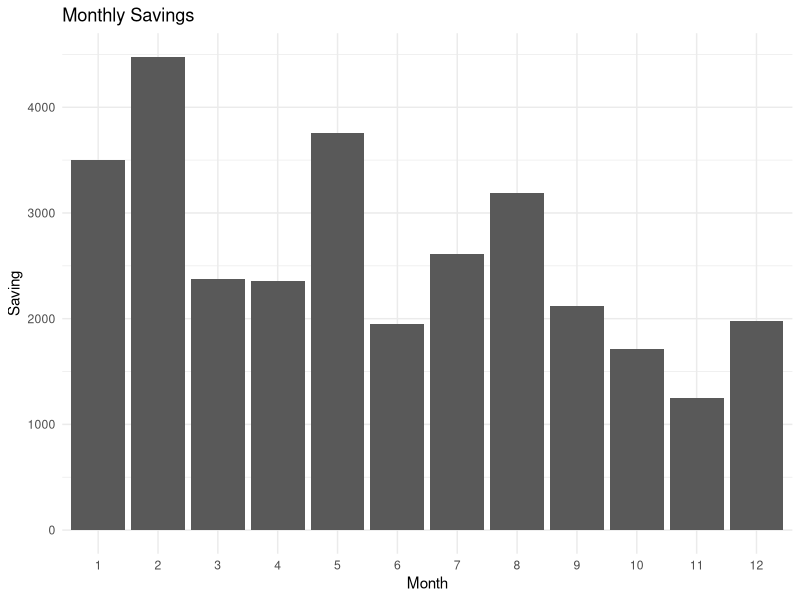
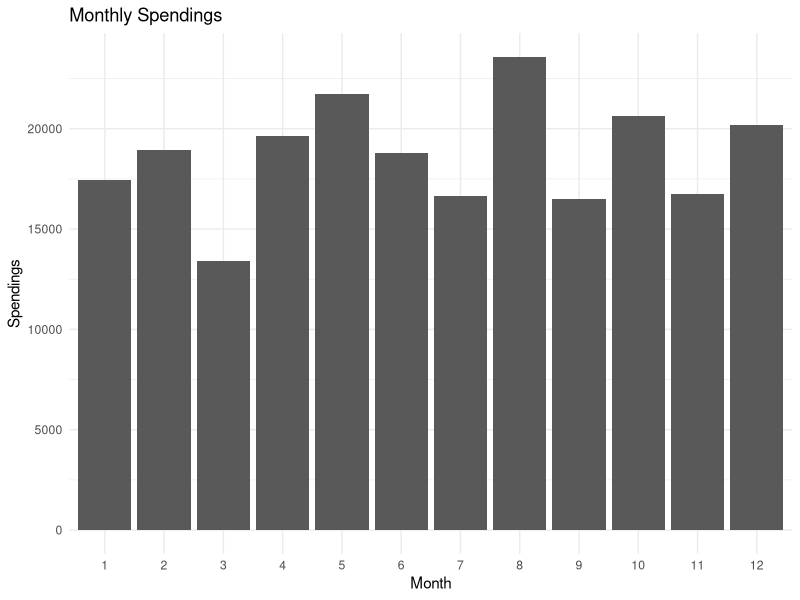
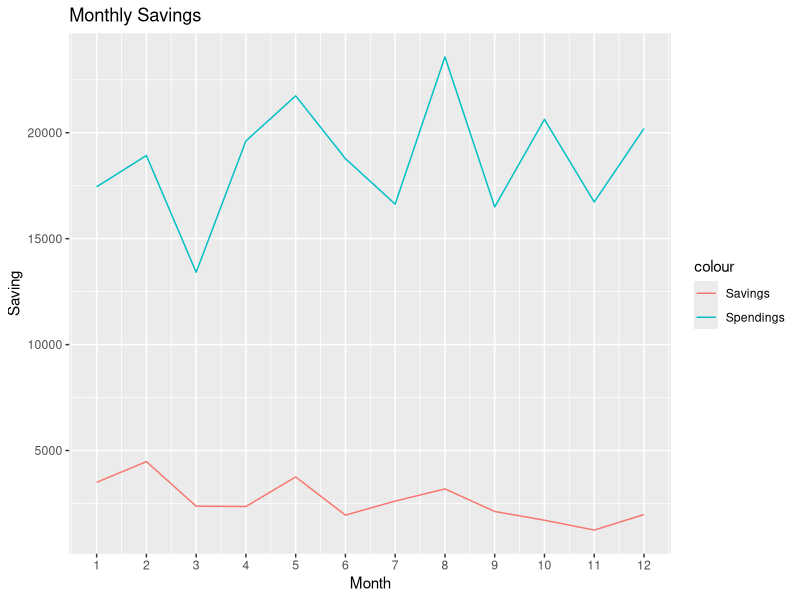

Write the R code that produced these figures, in order.
# importing libraries with tidyverse including ggplot2, dplyr, tidyr, readr, purrr, tibble, stringr, and forcats
library(tidyverse)
library(skimr)

# importing personal finance file
df <- read.csv("./Personal_Finance_Dataset.csv")

# Getting the overview of the dataset
skim(df)
glimpse(df)

# Extracting month and year from the date for grouping
df <- df %>%
  mutate(Month = month(Date))

# Calculating monthly income and keeping all months
df <- df %>%
  group_by(Month) %>%
  mutate(Monthly_income = sum(Amount))

df <- df %>% 
  mutate(Total_income = sum(df$Amount))
# Reviewing spending by category
df %>% 
  group_by(Category) %>% 
  summarise(spendings = sum(Amount))

# Calculating the saving per month
monthly_savings <- df %>%
  group_by(Month) %>% 
  filter(Category == "Savings") %>% 
  summarise(Monthly_savings = sum(Amount))

df <- df %>% 
  left_join(monthly_savings)

total_savings <- df %>% 
  filter(Category == "Savings") %>% 
  summarise(total_savings = sum(Amount))

monthly_spending <- df %>% 
  group_by(Month) %>% 
  summarise(Monthly_spending = mean(Monthly_income) - mean(Monthly_savings))

df <- df %>% 
  left_join(monthly_spending)

ggplot(monthly_savings, aes(x = as.factor(Month), y = Monthly_savings)) +
  geom_bar(stat = "identity") +
  theme_minimal() +
  labs(title = "Monthly Savings", x = "Month", y = "Saving")

ggplot(monthly_spending, aes(x = as.factor(Month), y = Monthly_spending)) +
  geom_bar(stat = "identity") +
  theme_minimal() +
  labs(title = "Monthly Spendings", x = "Month", y = "Spendings")

ggplot(df) +
  geom_line(aes(x = Month, y = Monthly_savings, color = "Savings")) +
  geom_line(aes(x = Month, y = Monthly_spending, color= "Spendings")) +
  labs(title = "Monthly Savings", x = "Month", y = "Saving") +
  scale_x_continuous(breaks = 1:12)
